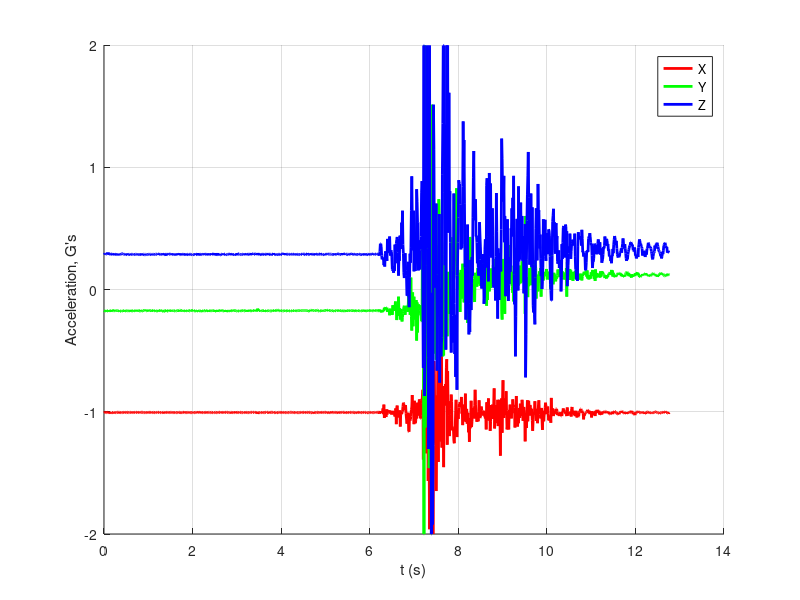

Source code (MATLAB):
%/*
%  FILE: accel_view.m
%  VERSION: 1.0.0
%  TEST DATE: 4 March 2023
%  DATE: 4 March 2023
%  PROJECT: Distributed Fence Monitor Capstone
%  AUTHORS: Briellyn Braithwaite
%  DESCRIPTION:
%*/
%% Load Data

close all
load('accel_3.mat') % gets 'databuf' variable

% test circumstances: 6 mph winds
% test 3: lucas hops fence like pro
% test 4: jack holding it still (inside job)
% test 5: shake
% test 6: lucas runs into fence
% test 7: the rhino test (insane run and slam)
% test 8: shaking 2 panels away
% test 9: 5 panels away, simulating attempt to climb
%% ADXL configuration
% ( from datasheet )
% SENS     LSB PER G
%   2       256
%   4       128
%   8       64
%   16      32
lsb_per_g_map = [0 256 0 128 0 0 0 64 0 0 0 0 0 0 0 32];
adxl_sens = 2; % range in +- g
adxl_adc_bits = 10; % 10
Fs = 100;

adxl_lsbs_per_g = lsb_per_g_map(adxl_sens); 
%% Scale the variables to G's
databuf.x = databuf.x / adxl_lsbs_per_g;
databuf.y = databuf.y / adxl_lsbs_per_g;
databuf.z = databuf.z / adxl_lsbs_per_g;

%% Plots
t = 0:(1/Fs):length(databuf.x)/Fs;
t = t(1:length(databuf.x));

figure, hold on
grid on
plot(t, databuf.x, 'r', 'linewidth', 2)
plot(t, databuf.y, 'g', 'linewidth', 2)
plot(t, databuf.z, 'b', 'linewidth', 2)
xlabel('t (s)')
ylabel('Acceleration, G''s')

legend('X', 'Y', 'Z')

